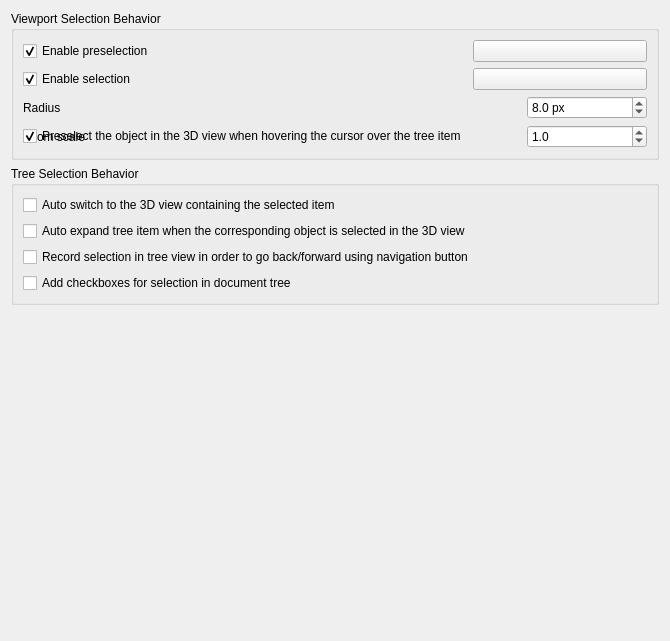
<?xml version="1.0" encoding="UTF-8"?>
<ui version="4.0">
 <class>Gui::Dialog::DlgSettingsSelection</class>
 <widget class="QWidget" name="Gui::Dialog::DlgSettingsSelection">
  <property name="geometry">
   <rect>
    <x>0</x>
    <y>0</y>
    <width>670</width>
    <height>641</height>
   </rect>
  </property>
  <property name="windowTitle">
   <string>Selection</string>
  </property>
  <layout class="QVBoxLayout" name="verticalLayout_4">
   <item>
    <widget class="QGroupBox" name="groupBox">
     <property name="title">
      <string>Viewport Selection Behavior</string>
     </property>
     <layout class="QGridLayout" name="gridLayout">
      <item row="4" column="1">
       <widget class="Gui::PrefColorButton" name="SelectionColor">
        <property name="toolTip">
         <string>The color used for highlighting selected objects in the 3D view</string>
        </property>
        <property name="text">
         <string/>
        </property>
        <property name="color">
         <color>
          <red>0</red>
          <green>171</green>
          <blue>255</blue>
         </color>
        </property>
        <property name="prefEntry" stdset="0">
         <cstring>SelectionColor</cstring>
        </property>
        <property name="prefPath" stdset="0">
         <cstring>View</cstring>
        </property>
       </widget>
      </item>
      <item row="4" column="0">
       <widget class="Gui::PrefCheckBox" name="checkBoxSelection">
        <property name="toolTip">
         <string>Enable selection, highlighted with specified color</string>
        </property>
        <property name="text">
         <string>Enable selection</string>
        </property>
        <property name="checked">
         <bool>true</bool>
        </property>
        <property name="prefEntry" stdset="0">
         <cstring>EnableSelection</cstring>
        </property>
        <property name="prefPath" stdset="0">
         <cstring>View</cstring>
        </property>
       </widget>
      </item>
      <item row="7" column="0" colspan="2">
       <layout class="QHBoxLayout" name="horizontalLayout_1">
        <item>
         <widget class="QLabel" name="spinPickRadiusLabel">
          <property name="text">
           <string>Radius</string>
          </property>
         </widget>
        </item>
        <item>
         <spacer name="horizSpacer_1">
          <property name="orientation">
           <enum>Qt::Orientation::Horizontal</enum>
          </property>
          <property name="sizeHint" stdset="0">
           <size>
            <width>250</width>
            <height>10</height>
           </size>
          </property>
         </spacer>
        </item>
        <item>
         <widget class="Gui::PrefDoubleSpinBox" name="spinPickRadius">
          <property name="minimumSize">
           <size>
            <width>120</width>
            <height>0</height>
           </size>
          </property>
          <property name="toolTip">
           <string>Area for selecting elements in the 3D view.
A larger value makes it easier to select elements, but may prevent selection of small features.
      </string>
          </property>
          <property name="inputMethodHints">
           <set>Qt::InputMethodHint::ImhPreferNumbers</set>
          </property>
          <property name="suffix">
           <string notr="true"> px</string>
          </property>
          <property name="decimals">
           <number>1</number>
          </property>
          <property name="minimum">
           <double>0.500000000000000</double>
          </property>
          <property name="maximum">
           <double>200.000000000000000</double>
          </property>
          <property name="value">
           <double>8.000000000000000</double>
          </property>
          <property name="prefEntry" stdset="0">
           <cstring>PickRadius</cstring>
          </property>
          <property name="prefPath" stdset="0">
           <cstring>View</cstring>
          </property>
         </widget>
        </item>
       </layout>
      </item>
      <item row="8" column="0" colspan="2">
       <layout class="QHBoxLayout" name="horizontalLayout_2">
        <item>
         <widget class="QLabel" name="spinPickRadiusScaleLabel">
          <property name="text">
           <string>Zoom scale</string>
          </property>
         </widget>
        </item>
        <item>
         <spacer name="horizSpacer_2">
          <property name="orientation">
           <enum>Qt::Orientation::Horizontal</enum>
          </property>
          <property name="sizeHint" stdset="0">
           <size>
            <width>250</width>
            <height>10</height>
           </size>
          </property>
         </spacer>
        </item>
        <item>
         <widget class="Gui::PrefDoubleSpinBox" name="spinPickRadiusScale">
          <property name="minimumSize">
           <size>
            <width>120</width>
            <height>0</height>
           </size>
          </property>
          <property name="toolTip">
           <string>Multiplier on top of the pick radius. Also scales the pick area with the camera zoom
and display resolution so the world-space tolerance stays roughly constant.
       </string>
          </property>
          <property name="inputMethodHints">
           <set>Qt::InputMethodHint::ImhPreferNumbers</set>
          </property>
          <property name="decimals">
           <number>1</number>
          </property>
          <property name="minimum">
           <double>0.100000000000000</double>
          </property>
          <property name="maximum">
           <double>50.000000000000000</double>
          </property>
          <property name="value">
           <double>1.000000000000000</double>
          </property>
          <property name="prefEntry" stdset="0">
           <cstring>PickRadiusScale</cstring>
          </property>
          <property name="prefPath" stdset="0">
           <cstring>View</cstring>
          </property>
         </widget>
        </item>
       </layout>
      </item>
      <item row="3" column="1">
       <widget class="Gui::PrefColorButton" name="HighlightColor">
        <property name="toolTip">
         <string>The color used for highlighting preselected objects in the 3D view</string>
        </property>
        <property name="text">
         <string/>
        </property>
        <property name="color">
         <color>
          <red>10</red>
          <green>200</green>
          <blue>255</blue>
         </color>
        </property>
        <property name="prefEntry" stdset="0">
         <cstring>HighlightColor</cstring>
        </property>
        <property name="prefPath" stdset="0">
         <cstring>View</cstring>
        </property>
       </widget>
      </item>
      <item row="3" column="0">
       <widget class="Gui::PrefCheckBox" name="checkBoxPreselection">
        <property name="minimumSize">
         <size>
          <width>240</width>
          <height>0</height>
         </size>
        </property>
        <property name="toolTip">
         <string>Enable preselection, highlighted with specified color</string>
        </property>
        <property name="text">
         <string>Enable preselection</string>
        </property>
        <property name="checked">
         <bool>true</bool>
        </property>
        <property name="prefEntry" stdset="0">
         <cstring>EnablePreselection</cstring>
        </property>
        <property name="prefPath" stdset="0">
         <cstring>View</cstring>
        </property>
       </widget>
      </item>
      <item row="8" column="0">
       <widget class="Gui::PrefCheckBox" name="checkBoxPreselect">
        <property name="text">
         <string>Preselect the object in the 3D view when hovering the cursor over the tree item</string>
        </property>
        <property name="checked">
         <bool>true</bool>
        </property>
        <property name="prefEntry" stdset="0">
         <cstring>PreSelection</cstring>
        </property>
        <property name="prefPath" stdset="0">
         <cstring>TreeView</cstring>
        </property>
       </widget>
      </item>
     </layout>
    </widget>
   </item>
   <item>
    <widget class="QGroupBox" name="groupBox_3">
     <property name="title">
      <string>Tree Selection Behavior</string>
     </property>
     <layout class="QVBoxLayout" name="verticalLayout_2">
      <item>
       <widget class="Gui::PrefCheckBox" name="checkBoxAutoSwitch">
        <property name="text">
         <string>Auto switch to the 3D view containing the selected item</string>
        </property>
        <property name="toolTip">
         <string>Selecting an item in the Tree View automatically activates its document and switches to its 3D view.</string>
        </property>
        <property name="prefEntry" stdset="0">
         <cstring>SyncView</cstring>
        </property>
        <property name="prefPath" stdset="0">
         <cstring>TreeView</cstring>
        </property>
       </widget>
      </item>
      <item>
       <widget class="Gui::PrefCheckBox" name="checkBoxAutoExpand">
        <property name="text">
         <string>Auto expand tree item when the corresponding object is selected in the 3D view</string>
        </property>
        <property name="toolTip">
         <string>Locates and reveals the selected object within the tree hierarchy. Prevents manual scrolling in deep, complex document structures.</string>
        </property>
        <property name="prefEntry" stdset="0">
         <cstring>SyncSelection</cstring>
        </property>
        <property name="prefPath" stdset="0">
         <cstring>TreeView</cstring>
        </property>
       </widget>
      </item>
      <item>
       <widget class="Gui::PrefCheckBox" name="checkBoxRecord">
        <property name="text">
         <string>Record selection in tree view in order to go back/forward using navigation button</string>
        </property>
        <property name="toolTip">
         <string>Enables selection history. Use 'Back' and 'Forward' navigation to toggle between previously selected objects without re-searching the tree.</string>
        </property>
        <property name="prefEntry" stdset="0">
         <cstring>RecordSelection</cstring>
        </property>
        <property name="prefPath" stdset="0">
         <cstring>TreeView</cstring>
        </property>
       </widget>
      </item>
      <item>
       <widget class="Gui::PrefCheckBox" name="checkBoxSelectionCheckBoxes">
        <property name="text">
         <string>Add checkboxes for selection in document tree</string>
        </property>
        <property name="toolTip">
         <string>Provides persistent selection toggles for each item. Simplifies batch operations and complex multi-selection without holding modifier keys (Ctrl/Shift).</string>
        </property>
        <property name="prefEntry" stdset="0">
         <cstring>CheckBoxesSelection</cstring>
        </property>
        <property name="prefPath" stdset="0">
         <cstring>TreeView</cstring>
        </property>
       </widget>
      </item>
     </layout>
    </widget>
   </item>
   <item>
    <spacer name="verticalSpacer">
     <property name="orientation">
      <enum>Qt::Orientation::Vertical</enum>
     </property>
     <property name="sizeHint" stdset="0">
      <size>
       <width>20</width>
       <height>245</height>
      </size>
     </property>
    </spacer>
   </item>
  </layout>
 </widget>
 <customwidgets>
  <customwidget>
   <class>Gui::ColorButton</class>
   <extends>QPushButton</extends>
   <header>Gui/Widgets.h</header>
  </customwidget>
  <customwidget>
   <class>Gui::PrefColorButton</class>
   <extends>Gui::ColorButton</extends>
   <header>Gui/PrefWidgets.h</header>
  </customwidget>
  <customwidget>
   <class>Gui::PrefCheckBox</class>
   <extends>QCheckBox</extends>
   <header>Gui/PrefWidgets.h</header>
  </customwidget>
  <customwidget>
   <class>Gui::PrefDoubleSpinBox</class>
   <extends>QDoubleSpinBox</extends>
   <header>Gui/PrefWidgets.h</header>
  </customwidget>
 </customwidgets>
 <resources/>
 <connections>
  <connection>
   <sender>checkBoxPreselection</sender>
   <signal>toggled(bool)</signal>
   <receiver>HighlightColor</receiver>
   <slot>setEnabled(bool)</slot>
   <hints>
    <hint type="sourcelabel">
     <x>20</x>
     <y>20</y>
    </hint>
    <hint type="destinationlabel">
     <x>20</x>
     <y>20</y>
    </hint>
   </hints>
  </connection>
  <connection>
   <sender>checkBoxSelection</sender>
   <signal>toggled(bool)</signal>
   <receiver>SelectionColor</receiver>
   <slot>setEnabled(bool)</slot>
   <hints>
    <hint type="sourcelabel">
     <x>20</x>
     <y>20</y>
    </hint>
    <hint type="destinationlabel">
     <x>20</x>
     <y>20</y>
    </hint>
   </hints>
  </connection>
 </connections>
</ui>
